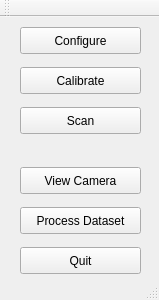
<?xml version="1.0" encoding="UTF-8"?>
<ui version="4.0">
 <class>MainWindow</class>
 <widget class="QMainWindow" name="MainWindow">
  <property name="geometry">
   <rect>
    <x>0</x>
    <y>0</y>
    <width>159</width>
    <height>300</height>
   </rect>
  </property>
  <property name="windowTitle">
   <string>MainWindow</string>
  </property>
  <widget class="QWidget" name="centralWidget">
   <widget class="QPushButton" name="viewCameraButton">
    <property name="geometry">
     <rect>
      <x>20</x>
      <y>150</y>
      <width>121</width>
      <height>27</height>
     </rect>
    </property>
    <property name="text">
     <string>View Camera</string>
    </property>
   </widget>
   <widget class="QPushButton" name="calibrateButton">
    <property name="geometry">
     <rect>
      <x>20</x>
      <y>50</y>
      <width>121</width>
      <height>27</height>
     </rect>
    </property>
    <property name="text">
     <string>Calibrate</string>
    </property>
   </widget>
   <widget class="QPushButton" name="scanButton">
    <property name="geometry">
     <rect>
      <x>20</x>
      <y>90</y>
      <width>121</width>
      <height>27</height>
     </rect>
    </property>
    <property name="text">
     <string>Scan</string>
    </property>
   </widget>
   <widget class="QPushButton" name="datasetButton">
    <property name="geometry">
     <rect>
      <x>20</x>
      <y>190</y>
      <width>121</width>
      <height>27</height>
     </rect>
    </property>
    <property name="text">
     <string>Process Dataset</string>
    </property>
   </widget>
   <widget class="QPushButton" name="quitButton">
    <property name="geometry">
     <rect>
      <x>20</x>
      <y>230</y>
      <width>121</width>
      <height>27</height>
     </rect>
    </property>
    <property name="text">
     <string>Quit</string>
    </property>
   </widget>
   <widget class="QPushButton" name="configureButton">
    <property name="geometry">
     <rect>
      <x>20</x>
      <y>10</y>
      <width>121</width>
      <height>27</height>
     </rect>
    </property>
    <property name="text">
     <string>Configure</string>
    </property>
   </widget>
  </widget>
  <widget class="QToolBar" name="mainToolBar">
   <attribute name="toolBarArea">
    <enum>TopToolBarArea</enum>
   </attribute>
   <attribute name="toolBarBreak">
    <bool>false</bool>
   </attribute>
  </widget>
  <widget class="QStatusBar" name="statusBar"/>
 </widget>
 <layoutdefault spacing="6" margin="11"/>
 <resources/>
 <connections/>
</ui>
